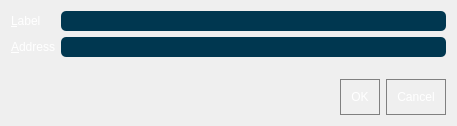
<?xml version="1.0" encoding="UTF-8"?>
<ui version="4.0">
 <class>EditAddressDialog</class>
 <widget class="QDialog" name="EditAddressDialog">
  <property name="geometry">
   <rect>
    <x>0</x>
    <y>0</y>
    <width>457</width>
    <height>126</height>
   </rect>
  </property>
  <property name="windowTitle">
   <string>Edit Address</string>
  </property>
  <property name="styleSheet">
   <string notr="true">background:'#0a2634';</string>
  </property>
  <layout class="QVBoxLayout" name="verticalLayout">
   <item>
    <layout class="QFormLayout" name="formLayout">
     <property name="fieldGrowthPolicy">
      <enum>QFormLayout::AllNonFixedFieldsGrow</enum>
     </property>
     <item row="0" column="0">
      <widget class="QLabel" name="label">
       <property name="styleSheet">
        <string notr="true">color:white</string>
       </property>
       <property name="text">
        <string>&amp;Label</string>
       </property>
       <property name="buddy">
        <cstring>labelEdit</cstring>
       </property>
      </widget>
     </item>
     <item row="0" column="1">
      <widget class="QLineEdit" name="labelEdit">
       <property name="toolTip">
        <string>The label associated with this address book entry</string>
       </property>
       <property name="styleSheet">
        <string notr="true">background:#003750;
color:white;
padding:2px;
border-radius:5px;</string>
       </property>
      </widget>
     </item>
     <item row="1" column="0">
      <widget class="QLabel" name="label_2">
       <property name="styleSheet">
        <string notr="true">color:white</string>
       </property>
       <property name="text">
        <string>&amp;Address</string>
       </property>
       <property name="buddy">
        <cstring>addressEdit</cstring>
       </property>
      </widget>
     </item>
     <item row="1" column="1">
      <widget class="QLineEdit" name="addressEdit">
       <property name="toolTip">
        <string>The address associated with this address book entry. This can only be modified for sending addresses.</string>
       </property>
       <property name="styleSheet">
        <string notr="true">background:#003750;
color:white;
padding:2px;
border-radius:5px;</string>
       </property>
      </widget>
     </item>
    </layout>
   </item>
   <item>
    <widget class="QDialogButtonBox" name="buttonBox">
     <property name="styleSheet">
      <string notr="true">QPushButton { 
 background-color: &quot;#002d3f&quot;;
	border:1px solid gray;
	color:white;
	outline: none;
	padding:10px;
}

QPushButton:pressed {
   background-color: &quot;#002d3f&quot;;
border:1px solid gray;
	color:white;

}
QPushButton:focus:pressed { 
    background: &quot;#003750&quot;;
	border:1px solid #0adbf0;
	color:white;

 }
QPushButton:focus { 
   background-color: &quot;#002d3f&quot;;
	border:1px solid gray;
	color:white;

}
QPushButton:hover {
     background-color: &quot;#002d3f&quot;;
	border:1px solid #0adbf0;
 }
QPushButton:checked { 
     background-color: &quot;#002d3f&quot;;
border:1px solid gray;
	color:white;

 }
QPushButton:disabled { 
    background:'#0a2634';
color:gray;
border:1px solid gray;
 }
</string>
     </property>
     <property name="orientation">
      <enum>Qt::Horizontal</enum>
     </property>
     <property name="standardButtons">
      <set>QDialogButtonBox::Cancel|QDialogButtonBox::Ok</set>
     </property>
    </widget>
   </item>
  </layout>
 </widget>
 <resources/>
 <connections>
  <connection>
   <sender>buttonBox</sender>
   <signal>accepted()</signal>
   <receiver>EditAddressDialog</receiver>
   <slot>accept()</slot>
   <hints>
    <hint type="sourcelabel">
     <x>257</x>
     <y>116</y>
    </hint>
    <hint type="destinationlabel">
     <x>157</x>
     <y>274</y>
    </hint>
   </hints>
  </connection>
  <connection>
   <sender>buttonBox</sender>
   <signal>rejected()</signal>
   <receiver>EditAddressDialog</receiver>
   <slot>reject()</slot>
   <hints>
    <hint type="sourcelabel">
     <x>325</x>
     <y>116</y>
    </hint>
    <hint type="destinationlabel">
     <x>286</x>
     <y>274</y>
    </hint>
   </hints>
  </connection>
 </connections>
</ui>
